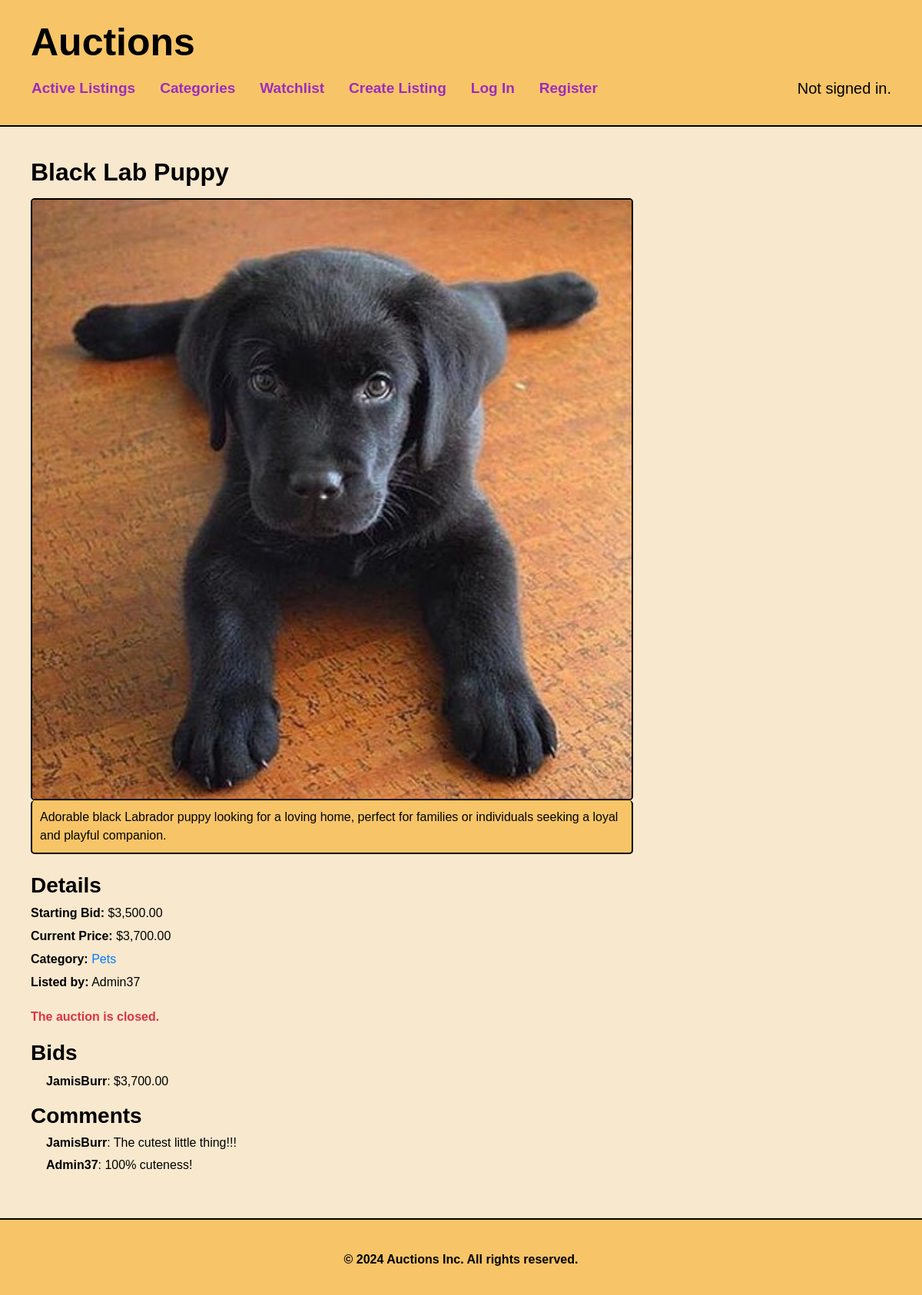
/listing/black-lab-puppy/, run on the app's committed database.
### auctions/models.py (models this page shows, shortened)
class AuctionListing(models.Model):
    title = models.CharField(max_length=100) # Title of the listing
    slug = models.SlugField(unique=True, blank=True) # Unique slug for URLs, generated from title
    description = models.TextField() # Detailed description of the listing
    starting_bid = models.DecimalField(max_digits=10, decimal_places=2) # Starting price of the auction
    current_price = models.DecimalField(max_digits=10, decimal_places=2, blank=True, null=True) # Current highest bid
    image = models.ImageField(upload_to='images') # Image associated with the listing, saved in 'images' folder
    category = models.ForeignKey(Category, on_delete=models.CASCADE, related_name="listings") # Category this listing belongs to
    created_at = models.DateTimeField(auto_now_add=True) # Timestamp when the listing was created
    updated_at = models.DateTimeField(auto_now=True) # Timestamp for when the listing was last updated
    user = models.ForeignKey(User, on_delete=models.CASCADE, related_name="listings") # User who created the listing
    is_active = models.BooleanField(default=True) # Whether the listing is active or closed

class Category(models.Model):
    name = models.CharField(max_length=64, unique=True) # Name of the category, must be unique
    slug = models.SlugField(unique=True, max_length=200, blank=True, null=True) # URL-friendly version of the name
    def __str__(self):
        return self.name # Display the category name when printing the object

class User(AbstractUser):
    pass # Using the default user model as-is, for now

class Bid(models.Model):
    bid_amount = models.DecimalField(max_digits=10, decimal_places=2) # Amount of the bid
    user = models.ForeignKey(User, on_delete=models.CASCADE, related_name="bids") # User who placed the bid
    auction_listing = models.ForeignKey(AuctionListing, on_delete=models.CASCADE, related_name="bids") # Listing the bid is for
    created_at = models.DateTimeField(auto_now_add=True) # Timestamp when the bid was placed

class Comment(models.Model):
    user = models.ForeignKey(User, on_delete=models.CASCADE, related_name="comments") # User who made the comment
    auction_listing = models.ForeignKey(AuctionListing, on_delete=models.CASCADE, related_name="comments") # Listing the comment is for
    content = models.TextField() # Content of the comment
    created_at = models.DateTimeField(auto_now_add=True) # Timestamp when the comment was made

### auctions/views.py (the view, shortened to what this page needs)
# urls.py: path("listing/<slug:slug>/", views.listing, name="listing"),
def listing(request, slug):
    listing = get_object_or_404(AuctionListing, slug=slug)
    user = request.user
    is_watching = user.is_authenticated and Watchlist.objects.filter(user=user, listing=listing).exists()
    bids = listing.bids.all().order_by('-bid_amount')
    comments = listing.comments.all()
    is_winner = user.is_authenticated and not listing.is_active and bids.exists() and bids.first().user == user
    return render(request, "auctions/listing.html", {
        "listing": listing,
        "is_watching": is_watching,
        "bids": bids,
        "comments": comments,
        "is_winner": is_winner,
    })

### auctions/templates/auctions/listing.html (shortened to what this page needs)
{% extends "auctions/layout.html" %}
{% load static %}
{% load humanize %}
{% block body %}
    <h2><b>{{ listing.title }}</b></h2>
    <div class="listing-container">
        {% if listing.image %}
            <img src="{{ listing.image.url }}" alt="{{ listing.title }}" class="listing-page-image">
        {% endif %}
        <div class="listing-details">
            <div class="description-box">
                <p>{{ listing.description }}</p>
            </div>
            <h3><b>Details</b></h3>
            <p><b>Starting Bid:</b> ${{ listing.starting_bid|floatformat:2|intcomma }}</p>
            <p><b>Current Price:</b> ${{ listing.current_price|floatformat:2|intcomma }}</p>
            <p><b>Category:</b> <a href="{% url 'category_listings' listing.category.slug %}">{{ listing.category }}</a></p>
            <p><b>Listed by:</b> {{ listing.user.username }}</p>
            {% if not listing.is_active %}
                {% if is_winner %}
                    <p class="text-success"><b>Congratulations! You won the auction.</b></p>
                {% else %}
                    <p class="text-danger"><b>The auction is closed.</b></p>
                {% endif %}
            {% endif %}
        </div>
    </div>
    <h3 class="bids {% if not listing.is_active or listing.is_active and not user.is_authenticated %}extra-margin{% endif %}"><b>Bids</b></h3>
    <ul class="bids-list">
        {% for bid in bids %}
            <li><b>{{ bid.user.username }}</b>: ${{ bid.bid_amount|floatformat:2|intcomma }}</li>
        {% empty %}
            <li>No bids yet.</li>
        {% endfor %}
    </ul>
    <h3><b>Comments</b></h3>
    <ul class="comments-list {% if not user.is_authenticated %}no-comment-margin{% endif %}">
        {% for comment in comments %}
            <li><strong>{{ comment.user.username }}</strong>: {{ comment.content }}</li>
        {% empty %}
            <li>No comments yet.</li>
        {% endfor %}
    </ul>
{% endblock %}

### auctions/static/auctions/styles.css (style rules this page uses)
html, body { background-color: #f7e8ce; color: #000; font-family: Arial, sans-serif; height: 100%; margin: 0; padding: 0; display: flex; flex-direction: column; }
.listing-details p { word-wrap: break-word; overflow-wrap: break-word; white-space: pre-wrap; }
.listing-container { margin-top: 15px; width: 70%; transition: width 0.3s ease; }
.listing-page-image { width: 100%; max-width: 800px; height: auto; margin-right: 20px; border: 2px solid #000000; border-radius: 5px; }
.listing-details { display: flex; flex-direction: column; flex-grow: 1; justify-content: space-between; }
.listing-details p { margin-bottom: 6px; }
.description-box { background-color: #f7c568; padding: 10px; border: 2px solid #000000; border-top: none; border-radius: 5px; margin-bottom: 24px; max-width: 800px; }
.description-box p { margin: 0; padding: 0; line-height: 1.5; }
.text-danger { margin-top: 15px; }
.bids { margin-top: 0px; }
.bids.extra-margin { margin-top: 12px; }
.bids-list { list-style: none; padding: 0; margin: 0; margin-left: 20px; }
.bids-list li { margin-bottom: 16px; }
.comments-list { margin-left: 20px; padding-left: 0; list-style: none; }
.comments-list.no-comment-margin { margin-bottom: 0px; }
.comments-list li { margin-bottom: 10px; line-height: 1.2; }

### data on the page
AuctionListing: title "Black Lab Puppy", image (picture), description "Adorable black Labrador puppy looking for a loving home, perfect for families or individuals seeking a loyal and playful companion.", starting_bid "3,500.00", current_price "3,700.00", category "Pets", user.username "Admin37"
Bid: user.username "JamisBurr", bid_amount "3,700.00"
Comment: user.username "JamisBurr", content "The cutest little thing!!!"
Comment: user.username "Admin37", content "100% cuteness!"
